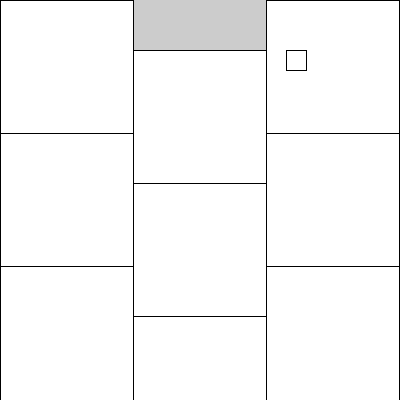
Frame 1 (no input)
Frame 60 (the mouse pressed at the canvas centre just before this capture): identical to frame 1, image omitted
Frame 120 (the mouse held since frame 60 and released just before this capture): identical to frame 1, image omitted

The Processing sketch that drew this single still picture (run headless with seeded random() and noise(); from frame 60 on, the mouse is pressed at the canvas centre):

// Processing sketch: casillaIndependiente
// ── casillaIndependiente.pde
void setup() {
  size(400, 400);
}

void draw() {
  for (int i  = 0; i< 3; i++) {
    for (int j  = 0; j< 3; j++) {
      if (i == 1) {
        rect(i* width/3, j*height/3+50, width/3, height);
      } else {
        rect(i* width/3, j*height/3, width/3, height);
      }
      if( i == 2 && j == 0){
          rect(i* width/3 + 20, j*height/3+50, 20, 20);
      }
    }
  }
}
